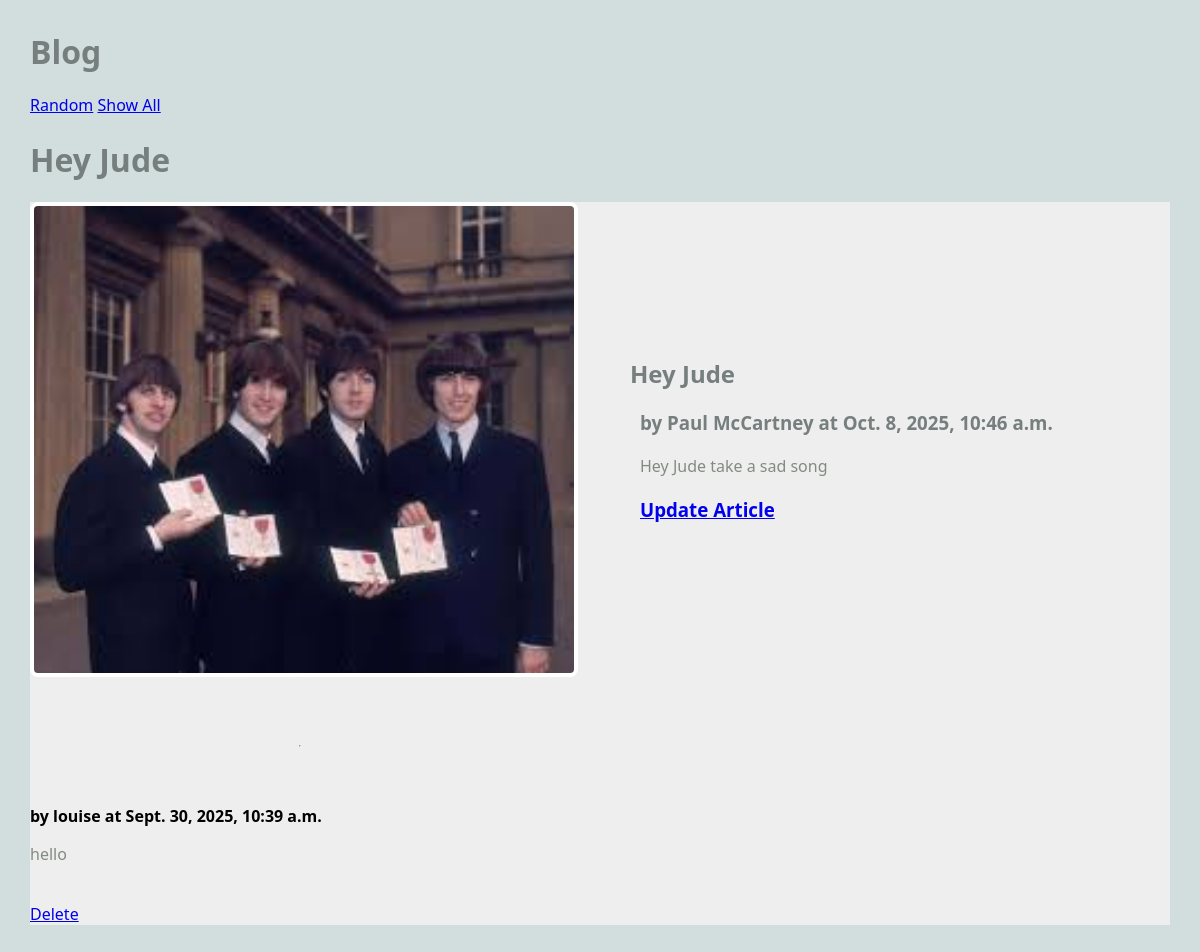
Screenshot of /blog/article/4 with the database file from the repository.
### blog/models.py (models this page shows, shortened)
class Article(models.Model):
    title = models.TextField(blank=True)  # can create title even if empty
    author = models.TextField(blank=True)
    text = models.TextField(blank=True)
    published = models.DateTimeField(auto_now=True)  # set time to now
    image_file = models.ImageField(blank=True)  # imagefield now
    def get_all_comments(self):
        comments = Comment.objects.filter(article=self)
        return comments

class Comment(models.Model):
    article = models.ForeignKey(Article, on_delete=models.CASCADE)
    author = models.TextField(blank=False)
    text = models.TextField(blank=False)
    published = models.DateTimeField(auto_now=True)

### blog/views.py (the view)
# urls.py: path("article/<int:pk>", ArticleView.as_view(), name="article"),
class ArticleView(DetailView):
    model = Article
    template_name = "blog/article.html"
    context_object_name = "article"

### blog/templates/blog/article.html
{%extends 'blog/base.html'%}
{% block content %}
<h1>{{article.title}}</h1>
<main class="grid-container">
    <article class="featured">
        {% if article.image_file %}
        <img src="{{article.image_file.url}}" alt = "">
        {% else %}
        <h3>No image</h3>
        {% endif %}
        <div>
        <h2>{{article.title}}</h2>
        <h3>by {{article.author}} at {{article.published}}</h3>
        <p> {{article.text}}</p>
        <h3> <a href = "{% url 'update_article' article.pk %}">Update Article</a>
        </h3>
        </div>
        <hr>
    </article>
        {% for comment in article.get_all_comments %}
        <div>
            <strong>by {{comment.author}} at {{comment.published}}</strong>
            <p> {{comment.text}} </p>
                <br>
                <a href="{% url 'delete_comment' comment.pk %}"> Delete</a>
        </div>
        {% endfor %}
</main>
{% endblock %}

### static/styles-blog.css (style rules this page uses)
body { margin: 30px; background: #d1dedd; font-family:'Segoe UI', Tahoma, Geneva, Verdana, sans-serif; }
h1, h2, h3 { color: #767f7e; }
p { color: #828b82; }
.grid-container { background: #eee; max-width: 900px; display: grid; grid-template-columns: repeat(3, 1fr); grid-gap: 10px; max-width: 1200px; margin: 20px auto; }
article.featured { grid-column: span 3; display: grid; gap: 60px; grid-template-columns: 1fr 1fr; align-items: center; border-bottom: 1px #bbc7c7; padding-bottom: 40px; }
article img, article.featured img { width: 100%; border: 4px solid #fff; border-radius: 8px; }
article p, article h3 { margin: 20px 10px; }

### rows the page displays
Article: title "Hey Jude", image_file (picture), author "Paul McCartney", published "Oct. 8, 2025, 10:46 a.m.", text "Hey Jude take a sad song"
Comment: author "louise", published "Sept. 30, 2025, 10:39 a.m.", text "hello"
